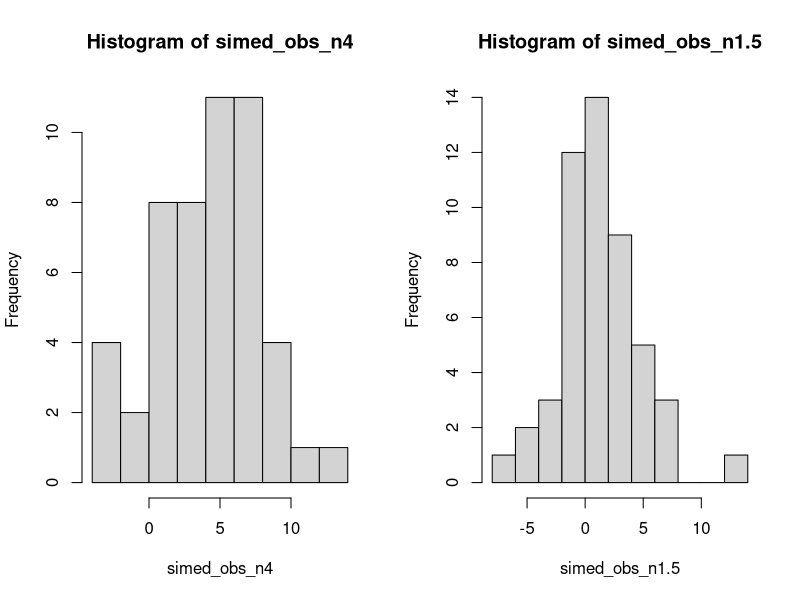
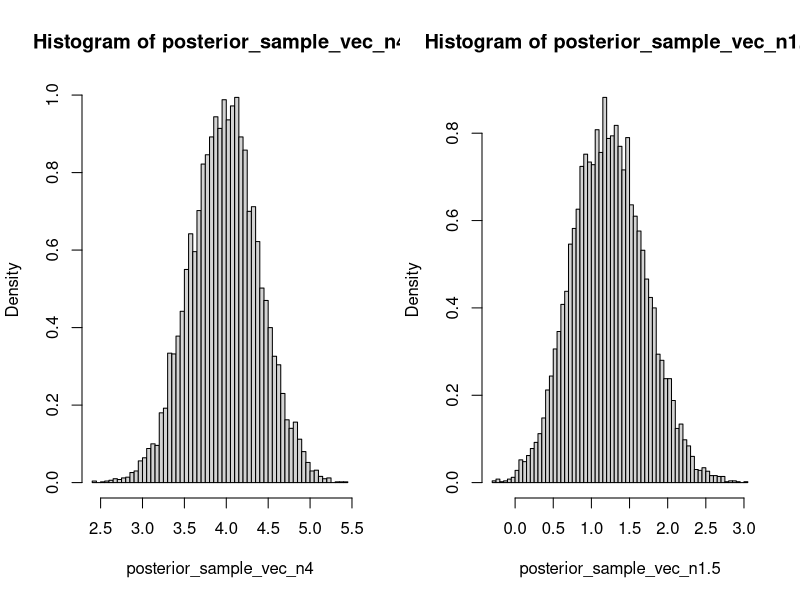
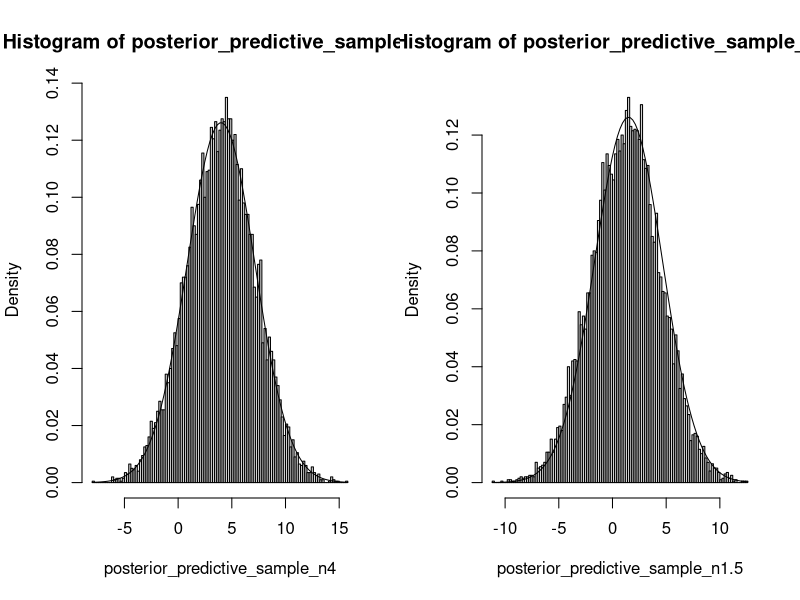
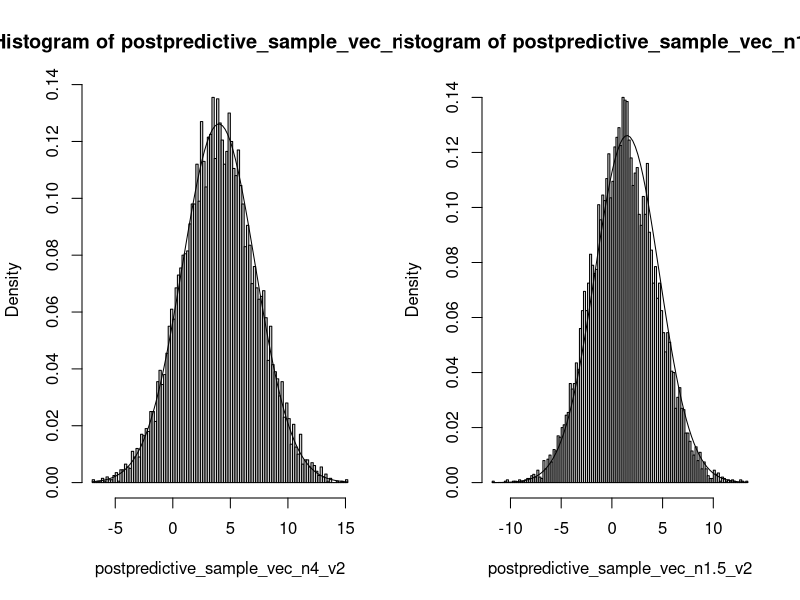

Here is the R script that generated these plots, in order:
## ---- chunk 1
set.seed(20220216)
## ---- chunk 2
simed_obs_n4 <- rnorm(50, 4, sqrt(10))
simed_obs_n1.5 <- rnorm(50, 1.5, sqrt(10))

par(mfrow=c(1, 2))
hist(simed_obs_n4)
hist(simed_obs_n1.5)
## ---- chunk 3
update_weight_normalmixture <- function(prior_weight, mu_vec, x_bar){
    tau = 1
    sigma = sqrt(10)
    n = 50
    new_weight = prior_weight * exp(-0.5*(n/(n*tau^2+sigma^2))*(mu_vec-x_bar)^2)
    new_weight = new_weight/sum(new_weight)
    return(new_weight)
}

update_normalmixture_parameters <- function(mu, x_bar){
    tau = 1
    sigma = sqrt(10)
    n = 50
    scale_param  = 1/((n/sigma^2) + (1/tau^2))
    loc_param = scale_param * (x_bar*n/sigma^2 + mu/tau^2)
    return(c(loc_param, sqrt(scale_param)))
}

prior_weight = c(1/3, 1/3, 1/3)
prior_mu_vec = c(-3,0,3)
posterior_weight_n4 = update_weight_normalmixture(
    prior_weight, prior_mu_vec, mean(simed_obs_n4))
print(round(posterior_weight_n4, 4))

posterior_weight_n1.5 = update_weight_normalmixture(
    prior_weight, prior_mu_vec, mean(simed_obs_n1.5))
print(round(posterior_weight_n1.5, 4))
## ---- chunk 4
N = 10000
chosen_mixture_n4 = sample(c(1,2,3), N, replace=TRUE, prob=posterior_weight_n4)
chosen_mixture_n1.5 = sample(c(1,2,3), N, replace=TRUE, prob=posterior_weight_n1.5)

chosen_mixture_count_n4 = c(
    sum(chosen_mixture_n4==1),
    sum(chosen_mixture_n4==2), 
    sum(chosen_mixture_n4==3))
print(chosen_mixture_count_n4)

chosen_mixture_count_n1.5 = c(
    sum(chosen_mixture_n1.5==1),
    sum(chosen_mixture_n1.5==2),
    sum(chosen_mixture_n1.5==3))
print(chosen_mixture_count_n1.5)
## ---- chunk 5
posterior_sample_vec_n4 = c()
for(i in 1:3){
    params = update_normalmixture_parameters(prior_mu_vec[i], mean(simed_obs_n4))
    posterior_sample_vec_n4 = c(
        posterior_sample_vec_n4, 
        rnorm(chosen_mixture_count_n4[i], params[1], params[2]))
}
hist(posterior_sample_vec_n4, breaks=100, freq=FALSE)
mean(posterior_sample_vec_n4)
var(posterior_sample_vec_n4)
## ---- chunk 6
posterior_sample_vec_n1.5 = c()
for(i in 1:3){
    params = update_normalmixture_parameters(prior_mu_vec[i], mean(simed_obs_n1.5))
    posterior_sample_vec_n1.5 = c(
        posterior_sample_vec_n1.5, 
        rnorm(chosen_mixture_count_n1.5[i], params[1], params[2]))
}
hist(posterior_sample_vec_n1.5, breaks=100, freq=FALSE)
mean(posterior_sample_vec_n1.5)
var(posterior_sample_vec_n1.5)
## ---- chunk 7
K=10000
chosen_mu = sample(posterior_sample_vec_n4, K, replace=TRUE)
posterior_predictive_sample_n4 = c()
for(i in 1:K){
    posterior_predictive_sample_n4 = c(posterior_predictive_sample_n4, rnorm(1, chosen_mu[i], sqrt(10)))
}
hist(posterior_predictive_sample_n4, breaks=100, freq=FALSE)
curve(dnorm(x, 4, sqrt(10)), add=TRUE)
mean(posterior_predictive_sample_n4)
var(posterior_predictive_sample_n4)
## ---- chunk 8
chosen_mu = sample(posterior_sample_vec_n1.5, K, replace=TRUE)
posterior_predictive_sample_n1.5 = c()
for(i in 1:K){
    posterior_predictive_sample_n1.5 = c(posterior_predictive_sample_n1.5, rnorm(1, chosen_mu[i], sqrt(10)))
}
hist(posterior_predictive_sample_n1.5, breaks=100, freq=FALSE)
curve(dnorm(x, 1.5, sqrt(10)), add=TRUE)
mean(posterior_predictive_sample_n1.5)
var(posterior_predictive_sample_n1.5)
## ---- chunk 9
K = 10000
chosen_mixture_n4 = sample(c(1,2,3), K, replace=TRUE, prob=posterior_weight_n4)
chosen_mixture_n1.5 = sample(c(1,2,3), K, replace=TRUE, prob=posterior_weight_n1.5)

chosen_mixture_count_n1.5 = c(
    sum(chosen_mixture_n1.5==1),
    sum(chosen_mixture_n1.5==2),
    sum(chosen_mixture_n1.5==3))
chosen_mixture_count_n1.5
chosen_mixture_count_n4 = c(
    sum(chosen_mixture_n4==1),
    sum(chosen_mixture_n4==2), 
    sum(chosen_mixture_n4==3))
chosen_mixture_count_n4

update_normalmixture_predictive_parameters <- function(mu, x_bar){
    tau = 1
    sigma = sqrt(10)
    n = 50

    scale_param  = 1/((n/sigma^2) + (1/tau^2))
    loc_param = scale_param * (x_bar*n/sigma^2 + mu/tau^2)
    return(c(loc_param, sqrt(scale_param + sigma^2)))
}

## ---- chunk 10
postpredictive_sample_vec_n4_v2 = c()
for(i in 1:3){
    params = update_normalmixture_predictive_parameters(
        prior_mu_vec[i], mean(simed_obs_n4))
    postpredictive_sample_vec_n4_v2 = c(
        postpredictive_sample_vec_n4_v2, 
        rnorm(chosen_mixture_count_n4[i], params[1], params[2]))
}
hist(postpredictive_sample_vec_n4_v2, breaks=100, freq=FALSE)
curve(dnorm(x, 4, sqrt(10)), add=TRUE)
mean(postpredictive_sample_vec_n4_v2)
var(postpredictive_sample_vec_n4_v2)

## ---- chunk 11
postpredictive_sample_vec_n1.5_v2 = c()
for(i in 1:3){
    params = update_normalmixture_predictive_parameters(
        prior_mu_vec[i], mean(simed_obs_n1.5))
    postpredictive_sample_vec_n1.5_v2 = c(
        postpredictive_sample_vec_n1.5_v2, 
        rnorm(chosen_mixture_count_n1.5[i], params[1], params[2]))
}
hist(postpredictive_sample_vec_n1.5_v2, breaks=100, freq=FALSE)
curve(dnorm(x, 1.5, sqrt(10)), add=TRUE)
mean(postpredictive_sample_vec_n1.5_v2)
var(postpredictive_sample_vec_n1.5_v2)
